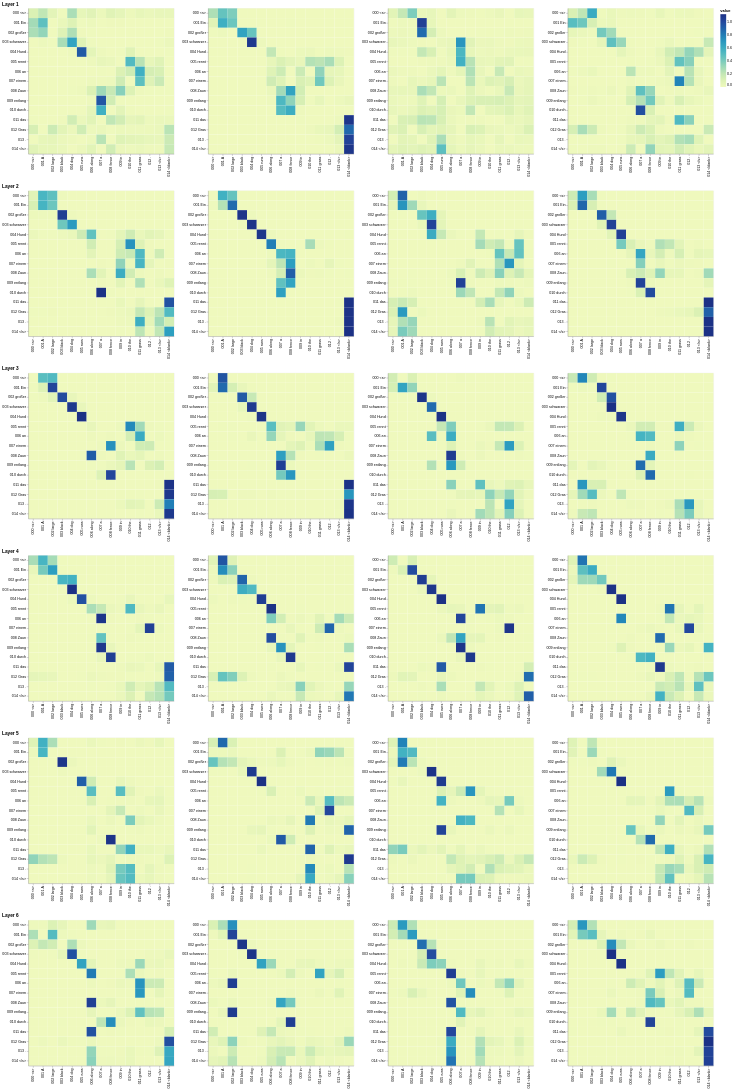

Notebook cell for this chart:
### Markdown cell above
## Decoder Src Attention

### Code cell
def viz_decoder_src():
    model, example_data = run_model_example(n_examples=1)
    example = example_data[len(example_data) - 1]

    layer_viz = [
        visualize_layer(
            model,
            layer,
            get_decoder_src,
            max(len(example[1]), len(example[2])),
            example[1],
            example[2],
        )
        for layer in range(6)
    ]
    return alt.hconcat(
        layer_viz[0]
        & layer_viz[1]
        & layer_viz[2]
        & layer_viz[3]
        & layer_viz[4]
        & layer_viz[5]
    )


show_example(viz_decoder_src)

### Figure 1 — Vega-Lite specification as saved in the notebook (floating-point values rounded to 4 significant figures; data arrays with more than 128 entries replaced by an {"elided": "..."} marker saying what was removed)
{"config": {"view": {"continuousWidth": 300, "continuousHeight": 300}}, "hconcat": [{"vconcat": [{"hconcat": [{"data": {"name": "data-be2e35ae43bdcd329d2dba4efca65265"}, "mark": {"type": "rect"}, "encoding": {"color": {"field": "value", "type": "quantitative"}, "tooltip": [{"field": "row", "type": "quantitative"}, {"field": "column", "type": "quantitative"}, {"field": "value", "type": "quantitative"}, {"field": "row_token", "type": "nominal"}, {"field": "col_token", "type": "nominal"}], "x": {"axis": {"title": ""}, "field": "col_token", "type": "nominal"}, "y": {"axis": {"title": ""}, "field": "row_token", "type": "nominal"}}, "height": 400, "name": "view_49", "width": 400}, {"data": {"name": "data-11d759036cbe69a5db695f12fda0967e"}, "mark": {"type": "rect"}, "encoding": {"color": {"field": "value", "type": "quantitative"}, "tooltip": [{"field": "row", "type": "quantitative"}, {"field": "column", "type": "quantitative"}, {"field": "value", "type": "quantitative"}, {"field": "row_token", "type": "nominal"}, {"field": "col_token", "type": "nominal"}], "x": {"axis": {"title": ""}, "field": "col_token", "type": "nominal"}, "y": {"axis": {"title": ""}, "field": "row_token", "type": "nominal"}}, "height": 400, "name": "view_50", "width": 400}, {"data": {"name": "data-f1b6e2a526d9fd270c3d798123909189"}, "mark": {"type": "rect"}, "encoding": {"color": {"field": "value", "type": "quantitative"}, "tooltip": [{"field": "row", "type": "quantitative"}, {"field": "column", "type": "quantitative"}, {"field": "value", "type": "quantitative"}, {"field": "row_token", "type": "nominal"}, {"field": "col_token", "type": "nominal"}], "x": {"axis": {"title": ""}, "field": "col_token", "type": "nominal"}, "y": {"axis": {"title": ""}, "field": "row_token", "type": "nominal"}}, "height": 400, "name": "view_51", "width": 400}, {"data": {"name": "data-ed01f6bb0d88326c6e28840437f1ca4b"}, "mark": {"type": "rect"}, "encoding": {"color": {"field": "value", "type": "quantitative"}, "tooltip": [{"field": "row", "type": "quantitative"}, {"field": "column", "type": "quantitative"}, {"field": "value", "type": "quantitative"}, {"field": "row_token", "type": "nominal"}, {"field": "col_token", "type": "nominal"}], "x": {"axis": {"title": ""}, "field": "col_token", "type": "nominal"}, "y": {"axis": {"title": ""}, "field": "row_token", "type": "nominal"}}, "height": 400, "name": "view_52", "width": 400}]}, {"vconcat": [{"hconcat": [{"data": {"name": "data-41e59084948ef5a4cf063dda6ca159ec"}, "mark": {"type": "rect"}, "encoding": {"color": {"field": "value", "type": "quantitative"}, "tooltip": [{"field": "row", "type": "quantitative"}, {"field": "column", "type": "quantitative"}, {"field": "value", "type": "quantitative"}, {"field": "row_token", "type": "nominal"}, {"field": "col_token", "type": "nominal"}], "x": {"axis": {"title": ""}, "field": "col_token", "type": "nominal"}, "y": {"axis": {"title": ""}, "field": "row_token", "type": "nominal"}}, "height": 400, "name": "view_53", "width": 400}, {"data": {"name": "data-af297774bca785cc0a5e41051f33398a"}, "mark": {"type": "rect"}, "encoding": {"color": {"field": "value", "type": "quantitative"}, "tooltip": [{"field": "row", "type": "quantitative"}, {"field": "column", "type": "quantitative"}, {"field": "value", "type": "quantitative"}, {"field": "row_token", "type": "nominal"}, {"field": "col_token", "type": "nominal"}], "x": {"axis": {"title": ""}, "field": "col_token", "type": "nominal"}, "y": {"axis": {"title": ""}, "field": "row_token", "type": "nominal"}}, "height": 400, "name": "view_54", "width": 400}, {"data": {"name": "data-3fc864e105d6f5eed4aae63115f0fa01"}, "mark": {"type": "rect"}, "encoding": {"color": {"field": "value", "type": "quantitative"}, "tooltip": [{"field": "row", "type": "quantitative"}, {"field": "column", "type": "quantitative"}, {"field": "value", "type": "quantitative"}, {"field": "row_token", "type": "nominal"}, {"field": "col_token", "type": "nominal"}], "x": {"axis": {"title": ""}, "field": "col_token", "type": "nominal"}, "y": {"axis": {"title": ""}, "field": "row_token", "type": "nominal"}}, "height": 400, "name": "view_55", "width": 400}, {"data": {"name": "data-b8b4d1695dff8c507ae88bccdf7a8fe6"}, "mark": {"type": "rect"}, "encoding": {"color": {"field": "value", "type": "quantitative"}, "tooltip": [{"field": "row", "type": "quantitative"}, {"field": "column", "type": "quantitative"}, {"field": "value", "type": "quantitative"}, {"field": "row_token", "type": "nominal"}, {"field": "col_token", "type": "nominal"}], "x": {"axis": {"title": ""}, "field": "col_token", "type": "nominal"}, "y": {"axis": {"title": ""}, "field": "row_token", "type": "nominal"}}, "height": 400, "name": "view_56", "width": 400}]}], "title": "Layer 2"}, {"vconcat": [{"hconcat": [{"data": {"name": "data-6b8e45e347fe9b272d2cc40f7defba13"}, "mark": {"type": "rect"}, "encoding": {"color": {"field": "value", "type": "quantitative"}, "tooltip": [{"field": "row", "type": "quantitative"}, {"field": "column", "type": "quantitative"}, {"field": "value", "type": "quantitative"}, {"field": "row_token", "type": "nominal"}, {"field": "col_token", "type": "nominal"}], "x": {"axis": {"title": ""}, "field": "col_token", "type": "nominal"}, "y": {"axis": {"title": ""}, "field": "row_token", "type": "nominal"}}, "height": 400, "name": "view_57", "width": 400}, {"data": {"name": "data-45642c51fdcdfacf1a8a32c03be67608"}, "mark": {"type": "rect"}, "encoding": {"color": {"field": "value", "type": "quantitative"}, "tooltip": [{"field": "row", "type": "quantitative"}, {"field": "column", "type": "quantitative"}, {"field": "value", "type": "quantitative"}, {"field": "row_token", "type": "nominal"}, {"field": "col_token", "type": "nominal"}], "x": {"axis": {"title": ""}, "field": "col_token", "type": "nominal"}, "y": {"axis": {"title": ""}, "field": "row_token", "type": "nominal"}}, "height": 400, "name": "view_58", "width": 400}, {"data": {"name": "data-58fbd3da5622b4c4f3ec733cbd9d5fbd"}, "mark": {"type": "rect"}, "encoding": {"color": {"field": "value", "type": "quantitative"}, "tooltip": [{"field": "row", "type": "quantitative"}, {"field": "column", "type": "quantitative"}, {"field": "value", "type": "quantitative"}, {"field": "row_token", "type": "nominal"}, {"field": "col_token", "type": "nominal"}], "x": {"axis": {"title": ""}, "field": "col_token", "type": "nominal"}, "y": {"axis": {"title": ""}, "field": "row_token", "type": "nominal"}}, "height": 400, "name": "view_59", "width": 400}, {"data": {"name": "data-0650fd1ac8b68507516db23267842ced"}, "mark": {"type": "rect"}, "encoding": {"color": {"field": "value", "type": "quantitative"}, "tooltip": [{"field": "row", "type": "quantitative"}, {"field": "column", "type": "quantitative"}, {"field": "value", "type": "quantitative"}, {"field": "row_token", "type": "nominal"}, {"field": "col_token", "type": "nominal"}], "x": {"axis": {"title": ""}, "field": "col_token", "type": "nominal"}, "y": {"axis": {"title": ""}, "field": "row_token", "type": "nominal"}}, "height": 400, "name": "view_60", "width": 400}]}], "title": "Layer 3"}, {"vconcat": [{"hconcat": [{"data": {"name": "data-01030f8faf5c8f5158d9495a080775b2"}, "mark": {"type": "rect"}, "encoding": {"color": {"field": "value", "type": "quantitative"}, "tooltip": [{"field": "row", "type": "quantitative"}, {"field": "column", "type": "quantitative"}, {"field": "value", "type": "quantitative"}, {"field": "row_token", "type": "nominal"}, {"field": "col_token", "type": "nominal"}], "x": {"axis": {"title": ""}, "field": "col_token", "type": "nominal"}, "y": {"axis": {"title": ""}, "field": "row_token", "type": "nominal"}}, "height": 400, "name": "view_61", "width": 400}, {"data": {"name": "data-953e742c9b35c291c1243f9e6b18bd0f"}, "mark": {"type": "rect"}, "encoding": {"color": {"field": "value", "type": "quantitative"}, "tooltip": [{"field": "row", "type": "quantitative"}, {"field": "column", "type": "quantitative"}, {"field": "value", "type": "quantitative"}, {"field": "row_token", "type": "nominal"}, {"field": "col_token", "type": "nominal"}], "x": {"axis": {"title": ""}, "field": "col_token", "type": "nominal"}, "y": {"axis": {"title": ""}, "field": "row_token", "type": "nominal"}}, "height": 400, "name": "view_62", "width": 400}, {"data": {"name": "data-fec5da0fbdebe8fb5bfb1ba7b4ef5c11"}, "mark": {"type": "rect"}, "encoding": {"color": {"field": "value", "type": "quantitative"}, "tooltip": [{"field": "row", "type": "quantitative"}, {"field": "column", "type": "quantitative"}, {"field": "value", "type": "quantitative"}, {"field": "row_token", "type": "nominal"}, {"field": "col_token", "type": "nominal"}], "x": {"axis": {"title": ""}, "field": "col_token", "type": "nominal"}, "y": {"axis": {"title": ""}, "field": "row_token", "type": "nominal"}}, "height": 400, "name": "view_63", "width": 400}, {"data": {"name": "data-f744e24d995500cd36962af3ca698da3"}, "mark": {"type": "rect"}, "encoding": {"color": {"field": "value", "type": "quantitative"}, "tooltip": [{"field": "row", "type": "quantitative"}, {"field": "column", "type": "quantitative"}, {"field": "value", "type": "quantitative"}, {"field": "row_token", "type": "nominal"}, {"field": "col_token", "type": "nominal"}], "x": {"axis": {"title": ""}, "field": "col_token", "type": "nominal"}, "y": {"axis": {"title": ""}, "field": "row_token", "type": "nominal"}}, "height": 400, "name": "view_64", "width": 400}]}], "title": "Layer 4"}, {"vconcat": [{"hconcat": [{"data": {"name": "data-636d33a1ae2125db52553767fc19f227"}, "mark": {"type": "rect"}, "encoding": {"color": {"field": "value", "type": "quantitative"}, "tooltip": [{"field": "row", "type": "quantitative"}, {"field": "column", "type": "quantitative"}, {"field": "value", "type": "quantitative"}, {"field": "row_token", "type": "nominal"}, {"field": "col_token", "type": "nominal"}], "x": {"axis": {"title": ""}, "field": "col_token", "type": "nominal"}, "y": {"axis": {"title": ""}, "field": "row_token", "type": "nominal"}}, "height": 400, "name": "view_65", "width": 400}, {"data": {"name": "data-d808065c5978e41fc965c2500926775a"}, "mark": {"type": "rect"}, "encoding": {"color": {"field": "value", "type": "quantitative"}, "tooltip": [{"field": "row", "type": "quantitative"}, {"field": "column", "type": "quantitative"}, {"field": "value", "type": "quantitative"}, {"field": "row_token", "type": "nominal"}, {"field": "col_token", "type": "nominal"}], "x": {"axis": {"title": ""}, "field": "col_token", "type": "nominal"}, "y": {"axis": {"title": ""}, "field": "row_token", "type": "nominal"}}, "height": 400, "name": "view_66", "width": 400}, {"data": {"name": "data-10094912947838680cd84bb4788d97df"}, "mark": {"type": "rect"}, "encoding": {"color": {"field": "value", "type": "quantitative"}, "tooltip": [{"field": "row", "type": "quantitative"}, {"field": "column", "type": "quantitative"}, {"field": "value", "type": "quantitative"}, {"field": "row_token", "type": "nominal"}, {"field": "col_token", "type": "nominal"}], "x": {"axis": {"title": ""}, "field": "col_token", "type": "nominal"}, "y": {"axis": {"title": ""}, "field": "row_token", "type": "nominal"}}, "height": 400, "name": "view_67", "width": 400}, {"data": {"name": "data-0cb3b1f6477277bcc994f14b09ce0a0a"}, "mark": {"type": "rect"}, "encoding": {"color": {"field": "value", "type": "quantitative"}, "tooltip": [{"field": "row", "type": "quantitative"}, {"field": "column", "type": "quantitative"}, {"field": "value", "type": "quantitative"}, {"field": "row_token", "type": "nominal"}, {"field": "col_token", "type": "nominal"}], "x": {"axis": {"title": ""}, "field": "col_token", "type": "nominal"}, "y": {"axis": {"title": ""}, "field": "row_token", "type": "nominal"}}, "height": 400, "name": "view_68", "width": 400}]}], "title": "Layer 5"}, {"vconcat": [{"hconcat": [{"data": {"name": "data-34f1efc9369409003177d6d8e46464de"}, "mark": {"type": "rect"}, "encoding": {"color": {"field": "value", "type": "quantitative"}, "tooltip": [{"field": "row", "type": "quantitative"}, {"field": "column", "type": "quantitative"}, {"field": "value", "type": "quantitative"}, {"field": "row_token", "type": "nominal"}, {"field": "col_token", "type": "nominal"}], "x": {"axis": {"title": ""}, "field": "col_token", "type": "nominal"}, "y": {"axis": {"title": ""}, "field": "row_token", "type": "nominal"}}, "height": 400, "name": "view_69", "width": 400}, {"data": {"name": "data-ad7c7851506c73bd2834bf54672baf34"}, "mark": {"type": "rect"}, "encoding": {"color": {"field": "value", "type": "quantitative"}, "tooltip": [{"field": "row", "type": "quantitative"}, {"field": "column", "type": "quantitative"}, {"field": "value", "type": "quantitative"}, {"field": "row_token", "type": "nominal"}, {"field": "col_token", "type": "nominal"}], "x": {"axis": {"title": ""}, "field": "col_token", "type": "nominal"}, "y": {"axis": {"title": ""}, "field": "row_token", "type": "nominal"}}, "height": 400, "name": "view_70", "width": 400}, {"data": {"name": "data-0189b1b04c15c94d2eedc2eefc0531a7"}, "mark": {"type": "rect"}, "encoding": {"color": {"field": "value", "type": "quantitative"}, "tooltip": [{"field": "row", "type": "quantitative"}, {"field": "column", "type": "quantitative"}, {"field": "value", "type": "quantitative"}, {"field": "row_token", "type": "nominal"}, {"field": "col_token", "type": "nominal"}], "x": {"axis": {"title": ""}, "field": "col_token", "type": "nominal"}, "y": {"axis": {"title": ""}, "field": "row_token", "type": "nominal"}}, "height": 400, "name": "view_71", "width": 400}, {"data": {"name": "data-35db4365fef77638783aac0be05ba2a6"}, "mark": {"type": "rect"}, "encoding": {"color": {"field": "value", "type": "quantitative"}, "tooltip": [{"field": "row", "type": "quantitative"}, {"field": "column", "type": "quantitative"}, {"field": "value", "type": "quantitative"}, {"field": "row_token", "type": "nominal"}, {"field": "col_token", "type": "nominal"}], "x": {"axis": {"title": ""}, "field": "col_token", "type": "nominal"}, "y": {"axis": {"title": ""}, "field": "row_token", "type": "nominal"}}, "height": 400, "name": "view_72", "width": 400}]}], "title": "Layer 6"}], "title": "Layer 1"}], "params": [{"name": "param_102", "select": {"type": "interval", "encodings": ["x", "y"]}, "bind": "scales", "views": ["view_49"]}, {"name": "param_104", "select": {"type": "interval", "encodings": ["x", "y"]}, "bind": "scales", "views": ["view_50"]}, {"name": "param_106", "select": {"type": "interval", "encodings": ["x", "y"]}, "bind": "scales", "views": ["view_51"]}, {"name": "param_108", "select": {"type": "interval", "encodings": ["x", "y"]}, "bind": "scales", "views": ["view_52"]}, {"name": "param_110", "select": {"type": "interval", "encodings": ["x", "y"]}, "bind": "scales", "views": ["view_53"]}, {"name": "param_112", "select": {"type": "interval", "encodings": ["x", "y"]}, "bind": "scales", "views": ["view_54"]}, {"name": "param_114", "select": {"type": "interval", "encodings": ["x", "y"]}, "bind": "scales", "views": ["view_55"]}, {"name": "param_116", "select": {"type": "interval", "encodings": ["x", "y"]}, "bind": "scales", "views": ["view_56"]}, {"name": "param_118", "select": {"type": "interval", "encodings": ["x", "y"]}, "bind": "scales", "views": ["view_57"]}, {"name": "param_120", "select": {"type": "interval", "encodings": ["x", "y"]}, "bind": "scales", "views": ["view_58"]}, {"name": "param_122", "select": {"type": "interval", "encodings": ["x", "y"]}, "bind": "scales", "views": ["view_59"]}, {"name": "param_124", "select": {"type": "interval", "encodings": ["x", "y"]}, "bind": "scales", "views": ["view_60"]}, {"name": "param_126", "select": {"type": "interval", "encodings": ["x", "y"]}, "bind": "scales", "views": ["view_61"]}, {"name": "param_128", "select": {"type": "interval", "encodings": ["x", "y"]}, "bind": "scales", "views": ["view_62"]}, {"name": "param_130", "select": {"type": "interval", "encodings": ["x", "y"]}, "bind": "scales", "views": ["view_63"]}, {"name": "param_132", "select": {"type": "interval", "encodings": ["x", "y"]}, "bind": "scales", "views": ["view_64"]}, {"name": "param_134", "select": {"type": "interval", "encodings": ["x", "y"]}, "bind": "scales", "views": ["view_65"]}, {"name": "param_136", "select": {"type": "interval", "encodings": ["x", "y"]}, "bind": "scales", "views": ["view_66"]}, {"name": "param_138", "select": {"type": "interval", "encodings": ["x", "y"]}, "bind": "scales", "views": ["view_67"]}, {"name": "param_140", "select": {"type": "interval", "encodings": ["x", "y"]}, "bind": "scales", "views": ["view_68"]}, {"name": "param_142", "select": {"type": "interval", "encodings": ["x", "y"]}, "bind": "scales", "views": ["view_69"]}, {"name": "param_144", "select": {"type": "interval", "encodings": ["x", "y"]}, "bind": "scales", "views": ["view_70"]}, {"name": "param_146", "select": {"type": "interval", "encodings": ["x", "y"]}, "bind": "scales", "views": ["view_71"]}, {"name": "param_148", "select": {"type": "interval", "encodings": ["x", "y"]}, "bind": "scales", "views": ["view_72"]}], "$schema": "https://vega.github.io/schema/vega-lite/v5.20.1.json", "datasets": {"data-be2e35ae43bdcd329d2dba4efca65265": {"elided": "225 records"}, "data-11d759036cbe69a5db695f12fda0967e": {"elided": "225 records"}, "data-f1b6e2a526d9fd270c3d798123909189": {"elided": "225 records"}, "data-ed01f6bb0d88326c6e28840437f1ca4b": {"elided": "225 records"}, "data-41e59084948ef5a4cf063dda6ca159ec": {"elided": "225 records"}, "data-af297774bca785cc0a5e41051f33398a": {"elided": "225 records"}, "data-3fc864e105d6f5eed4aae63115f0fa01": {"elided": "225 records"}, "data-b8b4d1695dff8c507ae88bccdf7a8fe6": {"elided": "225 records"}, "data-6b8e45e347fe9b272d2cc40f7defba13": {"elided": "225 records"}, "data-45642c51fdcdfacf1a8a32c03be67608": {"elided": "225 records"}, "data-58fbd3da5622b4c4f3ec733cbd9d5fbd": {"elided": "225 records"}, "data-0650fd1ac8b68507516db23267842ced": {"elided": "225 records"}, "data-01030f8faf5c8f5158d9495a080775b2": {"elided": "225 records"}, "data-953e742c9b35c291c1243f9e6b18bd0f": {"elided": "225 records"}, "data-fec5da0fbdebe8fb5bfb1ba7b4ef5c11": {"elided": "225 records"}, "data-f744e24d995500cd36962af3ca698da3": {"elided": "225 records"}, "data-636d33a1ae2125db52553767fc19f227": {"elided": "225 records"}, "data-d808065c5978e41fc965c2500926775a": {"elided": "225 records"}, "data-10094912947838680cd84bb4788d97df": {"elided": "225 records"}, "data-0cb3b1f6477277bcc994f14b09ce0a0a": {"elided": "225 records"}, "data-34f1efc9369409003177d6d8e46464de": {"elided": "225 records"}, "data-ad7c7851506c73bd2834bf54672baf34": {"elided": "225 records"}, "data-0189b1b04c15c94d2eedc2eefc0531a7": {"elided": "225 records"}, "data-35db4365fef77638783aac0be05ba2a6": {"elided": "225 records"}}}
